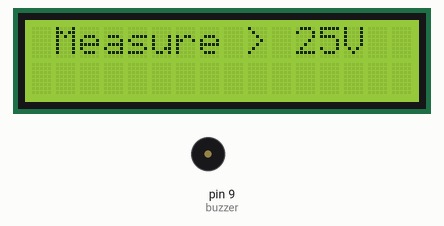
The sketch below on a simulated Arduino Uno, built with avr-gcc and run on an emulated ATmega328P. Shown: 16×2 character LCD, buzzer (waves = sounding). What the sketch prints to the serial monitor is not drawn.

Above: at 0.1 s.
At 2.1 s:
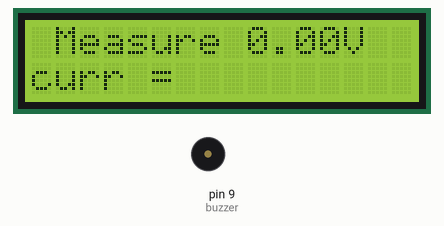
At 3.6 s:
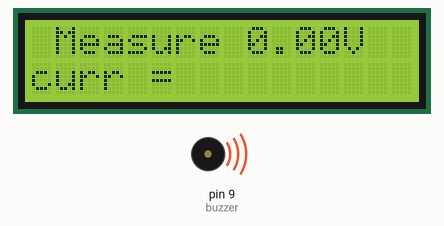
At 5.6 s:
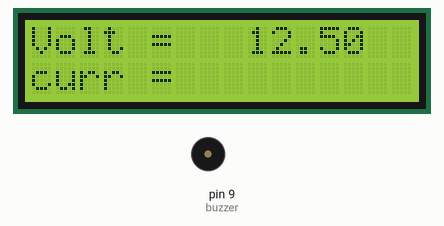
Timing chart, 0 to 7.1 s (numbered marks = the images above):
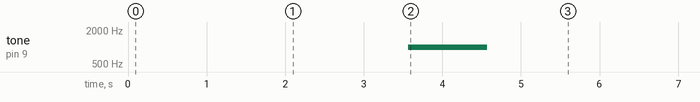

Measured:
- what the display in image 1 shows lasts 3.5 s, from 2.1 s to 5.6 s

The sketch:

D_SOLAR_POWER_GENERATION_UTILIZATION_AND_BATTERY__MONITORING.ino
```cpp
//current
#define Current_sensor A0
float i;

//buzz
const int buzzer = 9;

//voltage
const int voltageSensor = A1;
float vOUT = 0.0;
float vIN = 0.0;
float R1 = 30000.0;
float R2 = 7500.0;
int value = 0;

//lcd
#include "LiquidCrystal.h"
LiquidCrystal lcd(7, 6, 5, 4, 3, 2); // RS, E, D4, D5, D6, D7

void setup() {

Serial.begin(9600);
pinMode(Current_sensor, INPUT);
pinMode(buzzer, OUTPUT);

lcd.begin(16,2);
lcd.print(" Measure > 25V  ");
delay(2000);

current();
delay(1000);
buzz();
delay(1000);
volt();
delay(1000);
}

void current() {
  i = analogRead(Current_sensor);
  Serial.println("current");
  Serial.println(i);
  lcd.setCursor(0,1);
  lcd.print("curr =         ");
  lcd.setCursor(9,0);
  lcd.print(vIN);
  delay(500);
}

 void buzz(){

 tone(buzzer, 1000); // Send 1KHz sound signal...
  delay(1000);        // ...for 1 sec
  noTone(buzzer);     // Stop sound...

}

void volt()
{
  value = analogRead(voltageSensor);
  vOUT = (value * 5.0) / 1024.0;
  vIN = vOUT / (R2/(R1+R2));
  Serial.print("Input = ");
  Serial.println(vIN);
  lcd.setCursor(0,0);
  lcd.print("Volt =         ");
  lcd.setCursor(9,0);
  lcd.print(vIN);
  delay(500);

}
void loop(){

}
```
